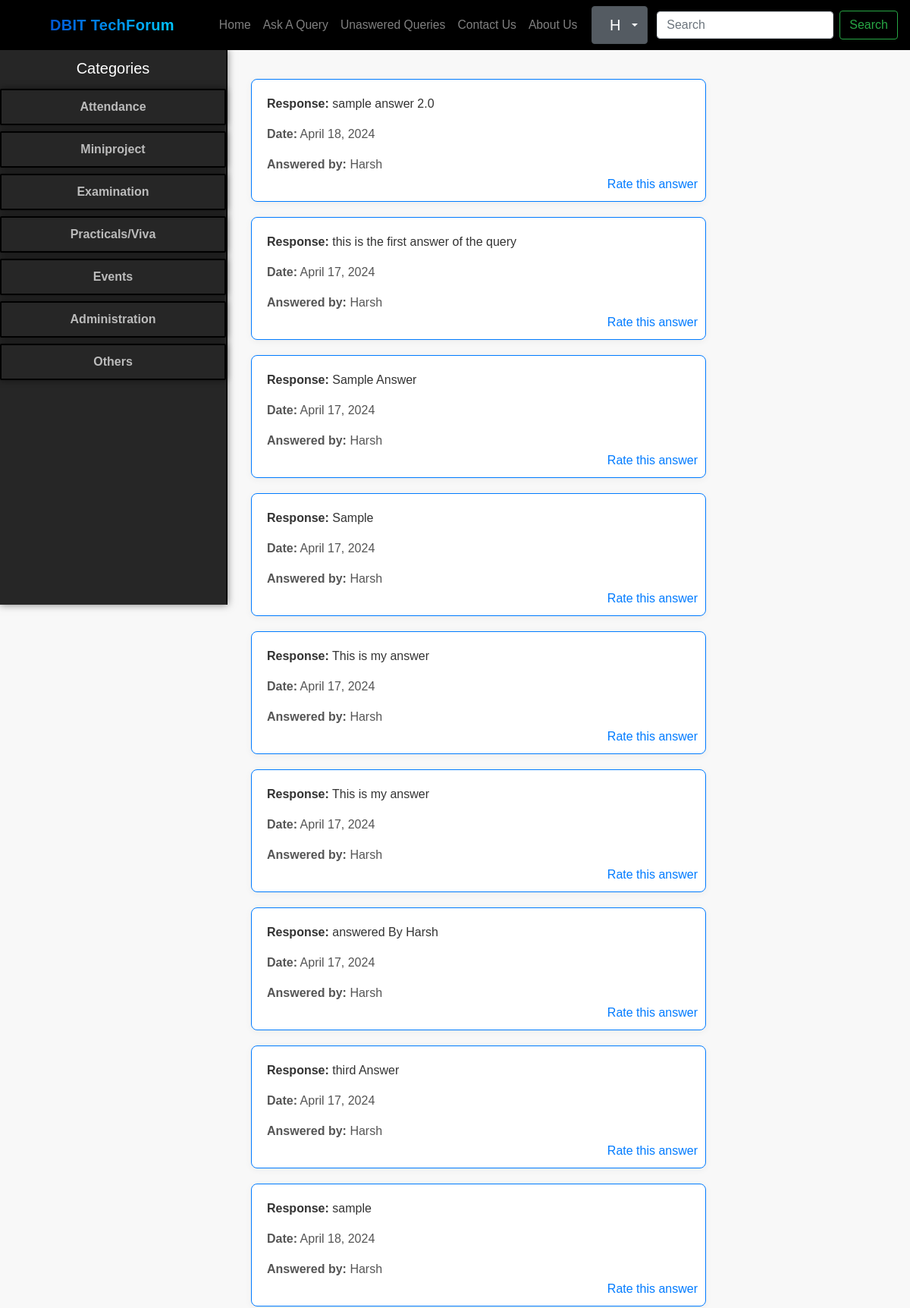
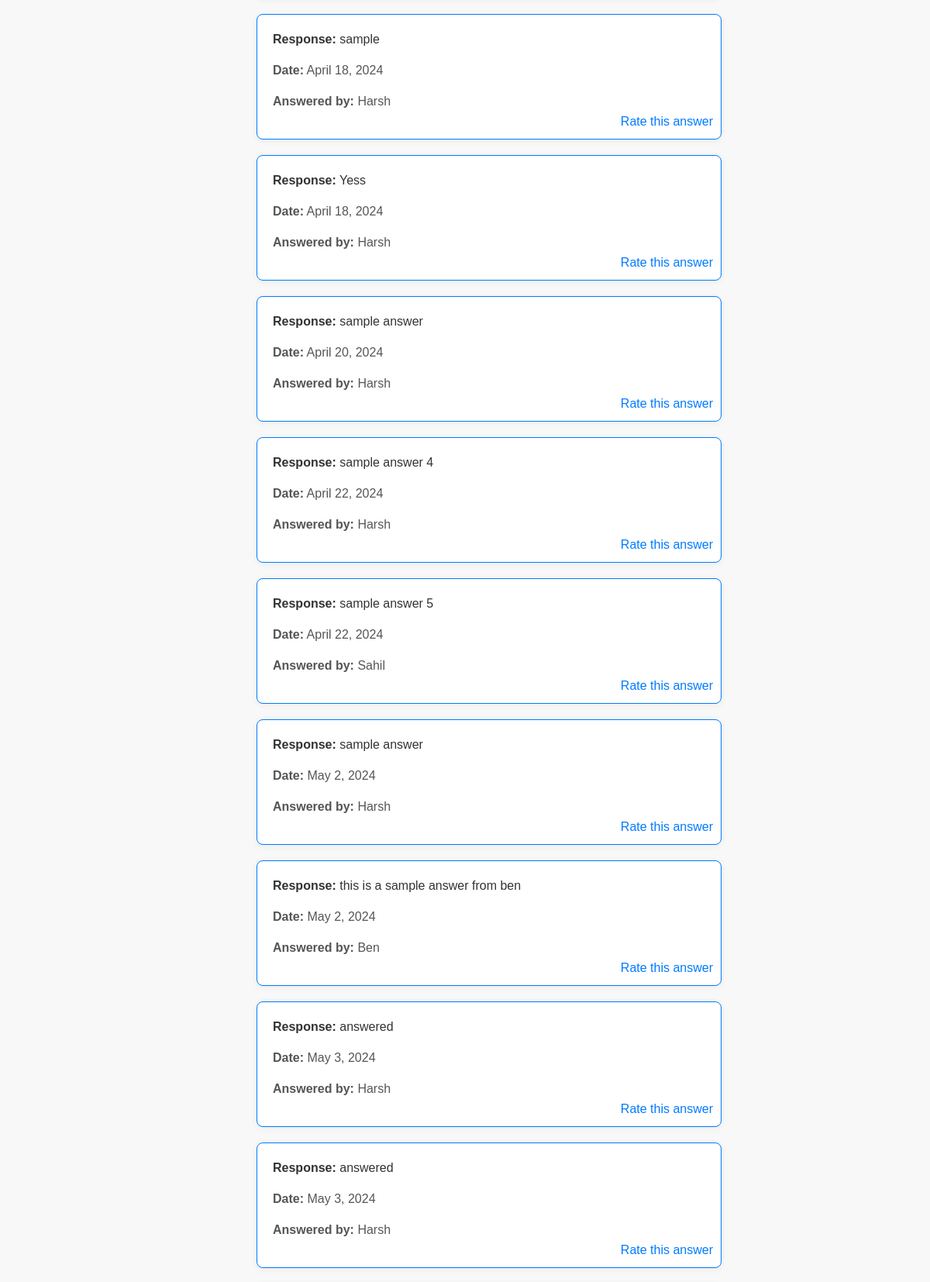
The app's page /AllAnswers/2 (signed in, upper part) with its own data (2 pictures, top to bottom).
### Home/models.py (models this page shows, shortened)
class Answers(models.Model):
    answer_id = models.AutoField(primary_key=True)
    user = models.ForeignKey(User, on_delete=models.CASCADE)
    query = models.ForeignKey(Querry,related_name='answers', on_delete=models.CASCADE)
    response = models.TextField()
    rating = models.IntegerField(default=0)
    date = models.DateField(default=date.today)

### Home/views.py (the view)
# urls.py: path("AllAnswers/<int:query_id>", views.AllAnswers, name='AllAnswers'),
@never_cache
@login_required
def AllAnswers(request, query_id):
    query = Querry.objects.get(pk=query_id)
    if f'query_viewed_{query_id}' not in request.session:
        query.view_count = F('view_count') + 1
        query.save()
        request.session[f'query_viewed_{query_id}'] = True
    answers = Answers.objects.filter(query=query).annotate(
        avg_rating=Coalesce(Avg('ratings__rating_value'), Value(0, output_field=FloatField()))
    ).order_by('-avg_rating')
    fname = request.session.get('fname', None)
    initials = ''.join([name[0].upper() for name in fname.split()[:2]]) if fname else 'NA'
    context = {'query': query, 'answers': answers, 'initials': initials}
    return render(request, 'AllAnswer.html', context)

### Templates/AllAnswer.html (shortened to what this page needs)
{% extends "base.html" %}
{% block body %}
<div style="display: flex; justify-content: center; align-items: flex-start; flex-direction: column; padding-top: 20px; margin-left: 15px;">
    {% if answers %}
        <div style="width: 600px;">
            {% for answer in answers %}
            <div style="border: 1px solid #007bff; padding: 20px; margin-top: 20px; background-color: #FFFFFF; box-shadow: 0 2px 10px rgba(0, 0, 0, 0.05); border-radius: 8px; position: relative;">
                <p style="color: #333;"><strong>Response:</strong> {{ answer.response }}</p>
                <p style="color: #555;"><strong>Date:</strong> {{ answer.date }}</p>
                <p style="color: #555;"><strong>Answered by:</strong> {{ answer.user.username }}</p>
                <a href="#" style="color: #007BFF; text-decoration: none; position: absolute; bottom: 10px; right: 10px;" onclick="openPopup('{{ answer.answer_id }}')">Rate this answer</a>
            </div>
            {% endfor %}
        </div>
    {% else %}
        <p style="color: #333;">No answers found for this query.</p>
    {% endif %}
</div>
{% endblock body %}

### static/global.css (style rules this page uses)
:root { --color-bg: #f8f8f8; --color-black: #000000; --color-dark: #262626; --color-gray-100: #f9f9f9; --color-gray-300: #cccccc; --color-gray-600: #868e96; --color-brand: #007bff; --color-brand-2: #168cb7; --color-text: #333333; --navbar-height: 56px; --sidebar-width: 300px; }
html, body { height: 100%; }
body { background-color: var(--color-bg); font-family: Arial, Helvetica, sans-serif; color: var(--color-text); padding-top: var(--navbar-height); }

### Templates/AllAnswer.html (style rules this page uses)
body { background-color: var(--color-bg); font-family: Arial, Helvetica, sans-serif; color: var(--color-text); }

### records on screen
Answers: response "sample answer 2.0", date "April 18, 2024", user.username "Harsh"
Answers: response "this is the first answer of the query", date "April 17, 2024", user.username "Harsh"
Answers: response "Sample Answer", date "April 17, 2024", user.username "Harsh"
Answers: response "Sample", date "April 17, 2024", user.username "Harsh"
Answers: response "This is my answer", date "April 17, 2024", user.username "Harsh"
Answers: response "This is my answer", date "April 17, 2024", user.username "Harsh"
Answers: response "answered By Harsh", date "April 17, 2024", user.username "Harsh"
Answers: response "third Answer", date "April 17, 2024", user.username "Harsh"
Answers: response "sample", date "April 18, 2024", user.username "Harsh"
Answers: response "sample", date "April 18, 2024", user.username "Harsh"
Answers: response "Yess", date "April 18, 2024", user.username "Harsh"
Answers: response "sample answer", date "April 20, 2024", user.username "Harsh"
Answers: response "sample answer 4", date "April 22, 2024", user.username "Harsh"
Answers: response "sample answer 5", date "April 22, 2024", user.username "Sahil"
Answers: response "sample answer", date "May 2, 2024", user.username "Harsh"
Answers: response "this is a sample answer from ben", date "May 2, 2024", user.username "Ben"
Answers: response "answered", date "May 3, 2024", user.username "Harsh"
Answers: response "answered", date "May 3, 2024", user.username "Harsh"

### other values on screen
{{ initials }} "H"
